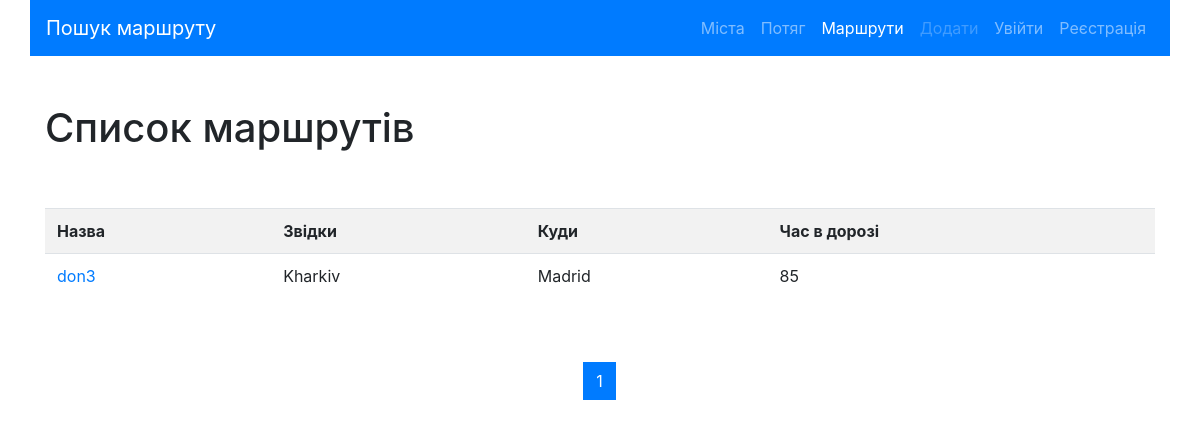
/list/, run on an earlier commit of the app's database.
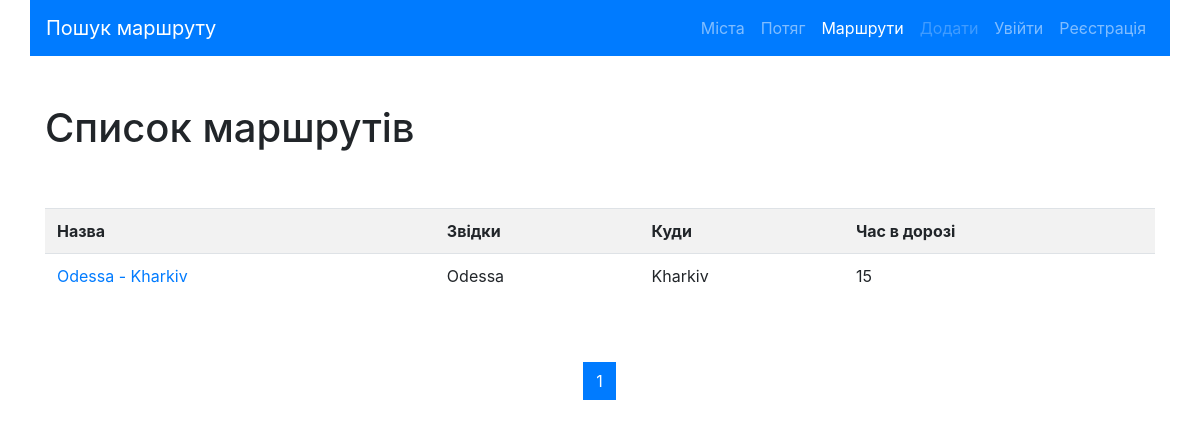
And on a later commit of the database.
### routes/models.py (models this page shows, shortened)
class Route(models.Model):
    name = models.CharField(max_length=50, unique=True, verbose_name="Назва маршруту")
    travel_times = models.PositiveSmallIntegerField(verbose_name='Загальний час у дорозі')
    from_city = models.ForeignKey(City,on_delete=models.CASCADE,
                                  related_name='route_from_city_set',
                                  verbose_name='З якого міста'
                                  )
    to_city = models.ForeignKey('cities.City',on_delete=models.CASCADE,
                                  related_name='route_to_city_set',
                                  verbose_name='В яке місто'
                                  )
    trains = models.ManyToManyField('trains.Train',
                                    verbose_name='Список поїздів')
    class Meta:
        verbose_name = 'Маршрут'
        verbose_name_plural = 'Маршрути'
        ordering = ['travel_times']

### cities/models.py (models this page shows, shortened)
class City(models.Model):
    name = models.CharField(max_length=150, unique=True, verbose_name='Місто')
    def __str__(self):
        return self.name
    class Meta:
        verbose_name = 'Місто'
        verbose_name_plural = 'Міста'
        ordering = ['name']

### routes/views.py (the view)
# urls.py: path('list/', RouteListView.as_view(), name='list'),
class RouteListView(ListView):
    paginate_by = 3
    model = Route
    template_name = 'routes/list.html'

### routes/templates/routes/list.html (shortened to what this page needs)
{% extends 'base.html' %}
{% block content %}
<h1>Список маршрутів</h1>
<div class="row">
    <div class="col-md-12 mx-auto my-5">
        <table class="table table-striped">
            <tr>
                <th>Назва</th>
                <th>Звідки</th>
                <th>Куди</th>
                <th>Час в дорозі</th>
            </tr>
            {% for object in page_obj %}
            <tr>
                <td>
                     <a href="{% url 'detail' pk=object.pk %}">{{ object.name }}</a>
                </td>
                <td>{{ object.from_city }}</td>
                <td>{{ object.to_city }}</td>
                <td>{{ object.travel_times }}</td>
            </tr>
        {% endfor %}
            </table>
    </div>
</div>
<nav aria-label="Page navigation example">
  <ul class="pagination justify-content-center">
      {% for page in page_obj.paginator.page_range%}
          <li class="page-item {% if page == page_obj.number %} active {% endif %}">
              <a class="page-link" href="?page={{page}}">
                  {{ page }}
              </a>
          </li>
      {% endfor %}
  </ul>
</nav>
{% endblock %}

What changed in the data, as far as the page shows it:
removed Route: name "don3", from_city "Kharkiv", to_city "Madrid", travel_times "85"
added Route: name "Odessa - Kharkiv", from_city "Odessa", to_city "Kharkiv", travel_times "15"
